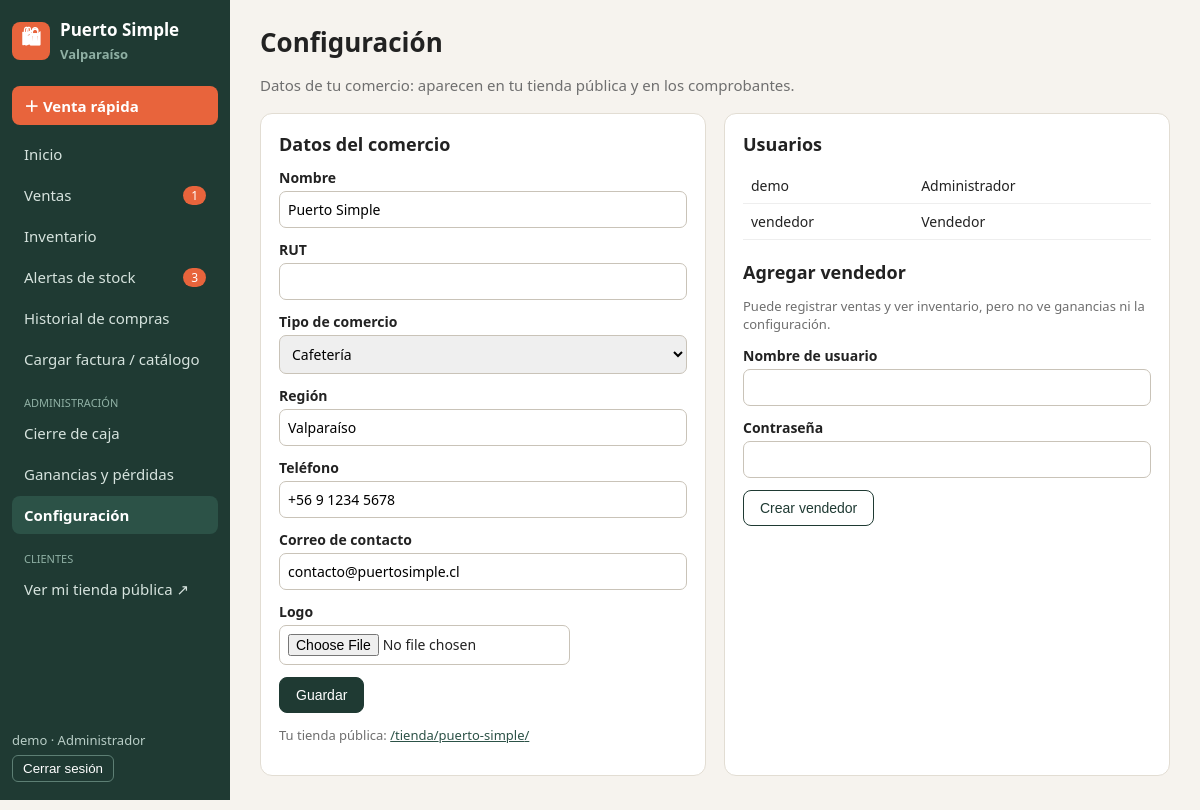
The app's page /configuracion/ (signed in) with its own data.
### tienda/models.py (models this page shows, shortened)
class Comercio(models.Model):
    TIPOS = [("minimarket", "Minimarket"), ("almacen", "Almacén"), ("libreria", "Librería"),
             ("cafeteria", "Cafetería"), ("otro", "Otro")]
    nombre = models.CharField(max_length=100)
    slug = models.SlugField(unique=True, blank=True)       # dirección de la tienda pública
    rut = models.CharField("RUT", max_length=12, blank=True)
    tipo_comercio = models.CharField("Tipo de comercio", max_length=20, choices=TIPOS, default="minimarket")
    region = models.CharField("Región", max_length=60, default="Valparaíso")
    telefono = models.CharField("Teléfono", max_length=30, blank=True)
    email = models.EmailField("Correo de contacto", blank=True)
    logo = models.ImageField(upload_to="logos/", blank=True, null=True)

class Perfil(models.Model):
    ROLES = [("admin", "Administrador"), ("vendedor", "Vendedor")]
    user = models.OneToOneField(User, on_delete=models.CASCADE, related_name="perfil")
    comercio = models.ForeignKey(Comercio, on_delete=models.CASCADE, related_name="perfiles")
    rol = models.CharField(max_length=10, choices=ROLES, default="vendedor")

### tienda/views.py (the view)
# urls.py: path("configuracion/", views.configuracion, name="configuracion"),
@acceso(solo_admin=True)
def configuracion(request):
    c = request.comercio
    form = ComercioForm(request.POST or None, request.FILES or None, instance=c)
    if request.method == "POST" and form.is_valid():
        form.save()
        messages.success(request, "Datos del comercio guardados.")
        return redirect("configuracion")
    return render(request, "tienda/configuracion.html", {"form": form, "form_vendedor": VendedorForm(),
                                                         "usuarios": c.perfiles.select_related("user")})

### tienda/forms.py (shortened to what this page needs)
class ComercioForm(forms.ModelForm):
    class Meta:
        model = Comercio
        fields = ["nombre", "rut", "tipo_comercio", "region", "telefono", "email", "logo"]

class VendedorForm(forms.Form):
    usuario = forms.CharField(label="Nombre de usuario", max_length=30)
    password = forms.CharField(label="Contraseña", widget=forms.PasswordInput, min_length=6)

### tienda/contexto.py (called while the page is built)
def datos_globales(request):
    user = getattr(request, "user", None)
    if user is not None and user.is_authenticated and hasattr(user, "perfil"):
        perfil = user.perfil
        return {
            "comercio": perfil.comercio,
            "es_admin": perfil.rol == "admin",
            "n_alertas": AlertaStock.objects.filter(producto__comercio=perfil.comercio, estado="activa").count(),
            "n_pendientes": Venta.objects.filter(comercio=perfil.comercio, estado="pendiente").count(),
        }
    return {}

### tienda/views.py (called while the page is built)
def acceso(solo_admin=False):
    def decorador(vista):
        @wraps(vista)
        def envoltura(request, *args, **kwargs):
            if not hasattr(request.user, "perfil"):
                return render(request, "tienda/sin_comercio.html", status=403)
            if solo_admin and request.user.perfil.rol != "admin":
                messages.error(request, "Solo el administrador puede entrar a esa sección.")
                return redirect("inicio")
            request.comercio = request.user.perfil.comercio
            return vista(request, *args, **kwargs)
        return login_required(envoltura)
    return decorador

### tienda/templates/tienda/configuracion.html (shortened to what this page needs)
{% extends "tienda/base.html" %}
{% block contenido %}
<h1>Configuración</h1><p class="sub">Datos de tu comercio: aparecen en tu tienda pública y en los comprobantes.</p>
<div class="col2">
<div class="caja"><h2>Datos del comercio</h2><form method="post" enctype="multipart/form-data">{% csrf_token %}
{% for campo in form %}<div class="campo"><label>{{ campo.label }}</label>{{ campo }}{{ campo.errors }}</div>{% endfor %}
<button class="btn primario" type="submit">Guardar</button></form>
<p class="nota">Tu tienda pública: <a href="{% url 'tienda_publica' comercio.slug %}" target="_blank">/tienda/{{ comercio.slug }}/</a></p></div>
<div class="caja"><h2>Usuarios</h2><table>{% for p in usuarios %}<tr><td>{{ p.user.username }}</td><td>{{ p.get_rol_display }}</td></tr>{% endfor %}</table>
<h2 style="margin-top:20px">Agregar vendedor</h2><p class="nota">Puede registrar ventas y ver inventario, pero no ve ganancias ni la configuración.</p>
<form method="post" action="{% url 'vendedor_nuevo' %}">{% csrf_token %}
{% for campo in form_vendedor %}<div class="campo"><label>{{ campo.label }}</label>{{ campo }}</div>{% endfor %}
<button class="btn" type="submit">Crear vendedor</button></form></div>
</div>
{% endblock %}

### tienda/templates/tienda/base.html (shortened to what this page needs)
{% load static formatos %}<!DOCTYPE html>
<html lang="es">
<head>
    <link rel="stylesheet" href="{% static 'css/estilo.css' %}">
</head>
<body>
{% with u=request.resolver_match.url_name %}
<div class="layout">
    <nav class="lateral">
        <div class="marca">
            {% if comercio.logo %}<img src="{{ comercio.logo.url }}" alt="Logo">{% else %}<div class="logo-letra">🛍</div>{% endif %}
            <div>{{ comercio.nombre }}<br><span class="nota" style="color:#8fb0a4">{{ comercio.region }}</span></div>
        </div>
        <a class="destacado" href="{% url 'venta_rapida' %}">＋ Venta rápida</a>
        <a class="{% if u == 'inicio' %}activo{% endif %}" href="{% url 'inicio' %}">Inicio</a>
        <a class="{% if u == 'ventas' or u == 'venta_detalle' %}activo{% endif %}" href="{% url 'ventas' %}">Ventas {% if n_pendientes %}<span class="insignia">{{ n_pendientes }}</span>{% endif %}</a>
        <a class="{% if u == 'inventario' or u == 'producto_detalle' or u == 'producto_nuevo' or u == 'producto_editar' %}activo{% endif %}" href="{% url 'inventario' %}">Inventario</a>
        <a class="{% if u == 'alertas' %}activo{% endif %}" href="{% url 'alertas' %}">Alertas de stock {% if n_alertas %}<span class="insignia">{{ n_alertas }}</span>{% endif %}</a>
        <a class="{% if u == 'compras' %}activo{% endif %}" href="{% url 'compras' %}">Historial de compras</a>
        <a class="{% if u == 'cargas' or u == 'carga_revision' %}activo{% endif %}" href="{% url 'cargas' %}">Cargar factura / catálogo</a>
        {% if es_admin %}
        <div class="etiqueta">Administración</div>
        <a class="{% if u == 'cierre_caja' %}activo{% endif %}" href="{% url 'cierre_caja' %}">Cierre de caja</a>
        <a class="{% if u == 'informes' %}activo{% endif %}" href="{% url 'informes' %}">Ganancias y pérdidas</a>
        <a class="{% if u == 'configuracion' %}activo{% endif %}" href="{% url 'configuracion' %}">Configuración</a>
        {% endif %}
        <div class="etiqueta">Clientes</div>
        <a href="{% url 'tienda_publica' comercio.slug %}" target="_blank">Ver mi tienda pública ↗</a>
        <div class="pie">
            {{ user.username }} · {% if es_admin %}Administrador{% else %}Vendedor{% endif %}
            <form method="post" action="{% url 'logout' %}">{% csrf_token %}<button type="submit">Cerrar sesión</button></form>
        </div>
    </nav>
    <main class="contenido">
        {% block contenido %}{% endblock %}
    </main>
</div>
{% endwith %}
</body>
</html>

### static/css/estilo.css (style rules this page uses)
:root { --verde:#1f3a33; --verde2:#2c5247; --acento:#e8643c; --fondo:#f6f3ee; --borde:#e2ddd3; --texto:#222; --gris:#6f6f6f; }
* { box-sizing: border-box; }
body { margin:0; font-family: "Segoe UI", Arial, sans-serif; background:var(--fondo); color:var(--texto); font-size:15px; }
a { color: var(--verde2); }
.layout { display:flex; min-height:100vh; }
.lateral { width:230px; background:var(--verde); color:#fff; padding:18px 12px; display:flex; flex-direction:column; position:sticky; top:0; height:100vh; }
.lateral .marca { display:flex; align-items:center; gap:10px; margin-bottom:22px; font-weight:bold; font-size:17px; }
.lateral .logo-letra { width:38px; height:38px; border-radius:8px; background:var(--acento); display:flex; align-items:center; justify-content:center; font-size:20px; }
.lateral a { display:flex; justify-content:space-between; align-items:center; color:#d6e3de; text-decoration:none; padding:9px 12px; border-radius:8px; margin-bottom:3px; }
.lateral a.activo { background:var(--verde2); color:#fff; font-weight:bold; }
.lateral a.destacado { background:var(--acento); color:#fff; font-weight:bold; margin-bottom:10px; }
.lateral .etiqueta { font-size:11px; text-transform:uppercase; color:#8fb0a4; margin:14px 12px 4px; }
.insignia { background:var(--acento); color:#fff; border-radius:10px; padding:1px 8px; font-size:12px; }
.lateral .pie { margin-top:auto; font-size:13px; color:#b9cec7; }
.lateral .pie button { background:none; border:1px solid #5d7f74; color:#fff; border-radius:6px; padding:5px 10px; cursor:pointer; margin-top:6px; }
.contenido { flex:1; padding:24px 30px; max-width:1250px; }
h1 { margin:0 0 4px; font-size:26px; }
h2 { font-size:18px; margin:0 0 12px; }
.sub { color:var(--gris); margin-bottom:18px; }
.caja { background:#fff; border:1px solid var(--borde); border-radius:12px; padding:18px; margin-bottom:18px; }
.nota { color:var(--gris); font-size:13px; }
.col2 { display:grid; grid-template-columns: 1fr 1fr; gap:18px; }
table { width:100%; border-collapse:collapse; font-size:14px; }
td { padding:8px; border-bottom:1px solid #eee; vertical-align:middle; }
input, select, textarea { padding:8px; border:1px solid #c9c3b8; border-radius:7px; font-size:14px; font-family:inherit; max-width:100%; }
.campo { margin-bottom:12px; }
.campo label { display:block; font-weight:600; margin-bottom:4px; font-size:14px; }
.campo input[type=text], .campo input[type=email], .campo input[type=password], .campo input[type=number], .campo select { width:100%; max-width:420px; }
.btn { display:inline-block; background:#fff; border:1px solid var(--verde); color:var(--verde); padding:9px 16px; border-radius:8px; cursor:pointer; font-size:14px; text-decoration:none; }
.btn.primario { background:var(--verde); color:#fff; }

### records on screen
Comercio: nombre "Puerto Simple", region "Valparaíso", form "Puerto Simple" "Cafetería" "Valparaíso" "+56 9 1234 5678" "contacto@puertosimple.cl", slug "puerto-simple"
Perfil: user.username "demo", rol "Administrador"
Perfil: user.username "vendedor", rol "Vendedor"

### other values on screen
{{ n_pendientes }} "1"
{{ n_alertas }} "3"
{{ user.username }} "demo"
{{ campo.label }} "Nombre" "RUT" "Tipo de comercio" "Región" "Teléfono" "Correo de contacto" "Logo"
{{ campo.label }} "Nombre de usuario" "Contraseña"
